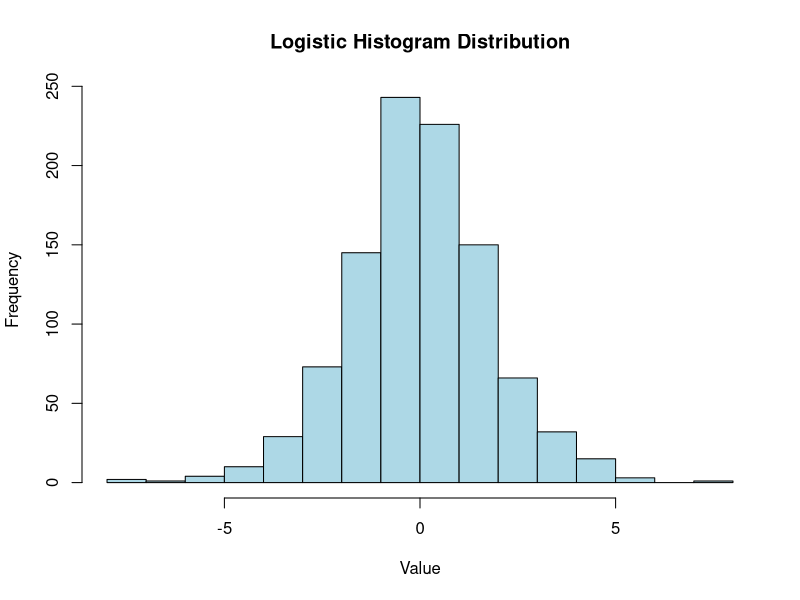

Recreate this plot in R.
#Define parameters for the logistic distribution
location <- 0 #Location parameter
scale <- 1  #Scale parameter

#Generate a random sample from the logistic distribution
set.seed(123) #for reproducibility
sample_size <- 1000
logistic_data <- rlogis(sample_size, location = location, scale = scale)

#Calculate the mean of the logistic distribution
mean_logistic <- mean(logistic_data)

#Calculate the variance of the logistic distribution
variance_logistic <- var(logistic_data)

#Print the results
cat("Mean of the Logistic Distribution :",mean_logistic,"\n")
cat("Variance of the Logistic Distribution :",variance_logistic,"\n")
#Draw a Histogram for the logistic distribution
hist(logistic_data, breaks=20, main="Logistic Histogram Distribution",
     xlab="Value",col="lightblue",border="black")
